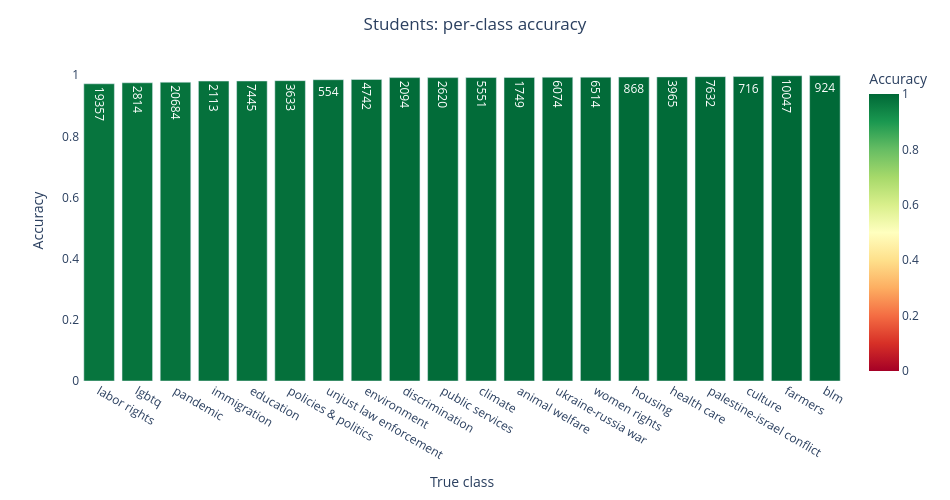

Source (notebook cell):
### Markdown cell above
Per-class accuracy for the student predictions, same layout as Section 1.

### Code cell
pca = per_class_accuracy(students_scored).reset_index()
fig = px.bar(pca, x='class', y='accuracy', color='accuracy', text='n',
             color_continuous_scale='RdYlGn', range_color=[0, 1],
             labels={'class': 'True class', 'accuracy': 'Accuracy', 'n': 'Rows'})
fig.update_layout(title={'text': 'Students: per-class accuracy', 'x': 0.5},
                  plot_bgcolor='white', width=950, height=500, yaxis={'range': [0, 1.05]})
fig.show()

### Figure 1 — Plotly figure (JSON) as saved in the notebook; plotly's stock layout.template omitted (floating-point values rounded to 4 significant figures)
{"data": [{"hovertemplate": "True class=%{x}<br>Accuracy=%{marker.color}<br>Rows=%{text}<extra></extra>", "legendgroup": "", "marker": {"color": [0.9722, 0.9755, 0.9774, 0.9811, 0.9813, 0.9824, 0.9856, 0.9863, 0.9924, 0.9924, 0.9926, 0.9931, 0.9936, 0.9939, 0.9942, 0.9947, 0.9955, 0.9958, 0.9985, 0.9989], "coloraxis": "coloraxis", "pattern": {"shape": ""}}, "name": "", "orientation": "v", "showlegend": false, "text": [19360.0, 2814.0, 20680.0, 2113.0, 7445.0, 3633.0, 554.0, 4742.0, 2094.0, 2620.0, 5551.0, 1749.0, 6074.0, 6514.0, 868.0, 3965.0, 7632.0, 716.0, 10050.0, 924.0], "textposition": "auto", "type": "bar", "x": ["labor rights", "lgbtq", "pandemic", "immigration", "education", "policies & politics", "unjust law enforcement", "environment", "discrimination", "public services", "climate", "animal welfare", "ukraine-russia war", "women rights", "housing", "health care", "palestine-israel conflict", "culture", "farmers", "blm"], "xaxis": "x", "y": [0.9722, 0.9755, 0.9774, 0.9811, 0.9813, 0.9824, 0.9856, 0.9863, 0.9924, 0.9924, 0.9926, 0.9931, 0.9936, 0.9939, 0.9942, 0.9947, 0.9955, 0.9958, 0.9985, 0.9989], "yaxis": "y"}], "layout": {"barmode": "relative", "coloraxis": {"autocolorscale": false, "cmax": 1, "cmin": 0, "colorbar": {"title": {"text": "Accuracy"}}, "colorscale": [[0, "rgb(165,0,38)"], [0.1, "rgb(215,48,39)"], [0.2, "rgb(244,109,67)"], [0.3, "rgb(253,174,97)"], [0.4, "rgb(254,224,139)"], [0.5, "rgb(255,255,191)"], [0.6, "rgb(217,239,139)"], [0.7, "rgb(166,217,106)"], [0.8, "rgb(102,189,99)"], [0.9, "rgb(26,152,80)"], [1, "rgb(0,104,55)"]]}, "height": 500, "legend": {"tracegroupgap": 0}, "margin": {"t": 60}, "plot_bgcolor": "white", "title": {"text": "Students: per-class accuracy", "x": 0.5}, "width": 950, "xaxis": {"anchor": "y", "domain": [0, 1], "title": {"text": "True class"}}, "yaxis": {"anchor": "x", "domain": [0, 1], "range": [0, 1.05], "title": {"text": "Accuracy"}}}}
